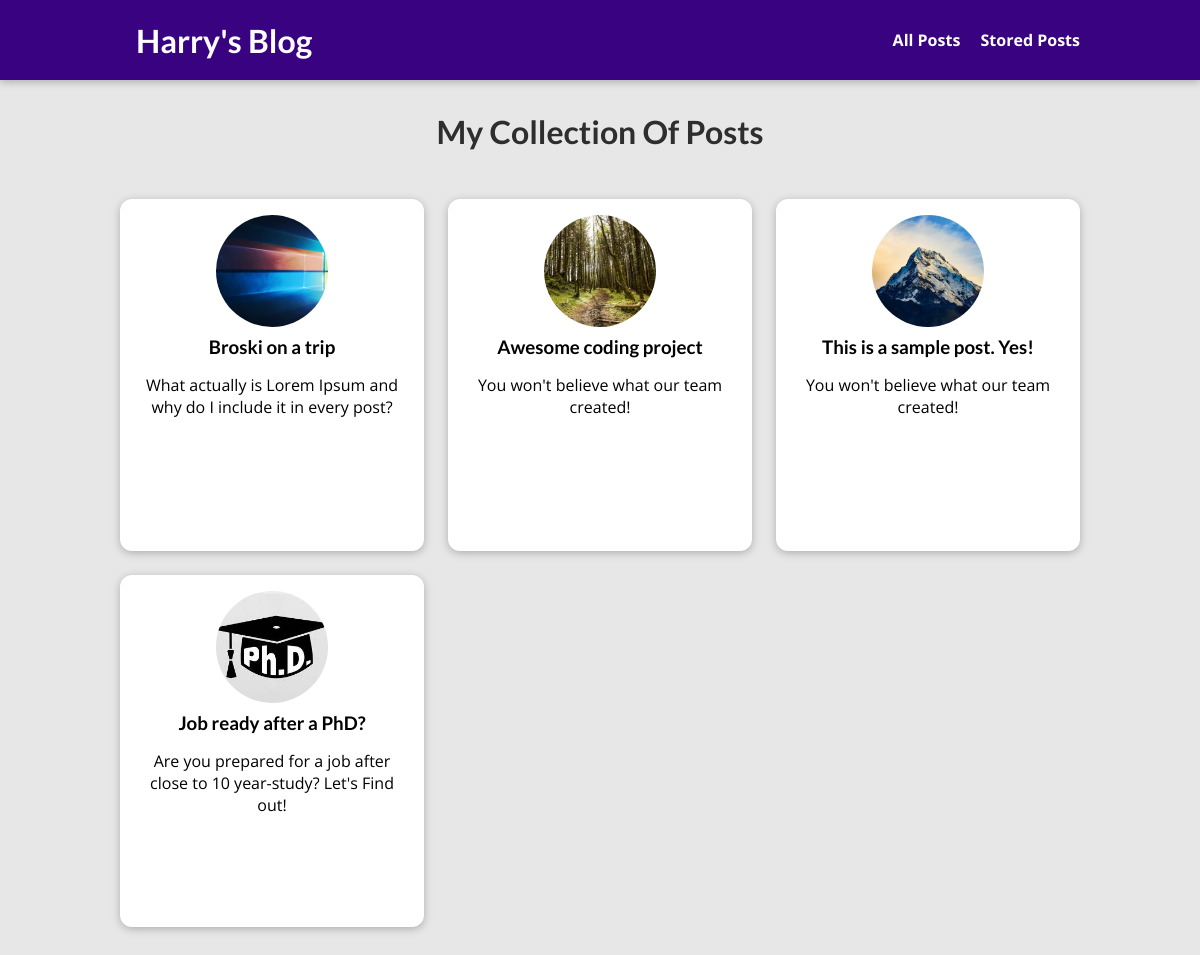
The page /posts on the database its author committed.
### blog/models.py (models this page shows, shortened)
class Post(models.Model):
    title = models.CharField(max_length=150)
    excerpt = models.CharField(max_length=200)
    image = models.ImageField(upload_to="posts", null=True)
    date = models.DateField(auto_now=True, null=True)
    slug = models.SlugField(unique=True, null=True, db_index=True) #added db_index for faster querying
    content = models.TextField(validators=[MinLengthValidator(20)])
    tags = models.ManyToManyField(Tag)
    author = models.ForeignKey("Author", on_delete=models.SET_NULL, null=True, related_name="posts")

### blog/views.py (the view)
# urls.py: path("posts", views.AllPostsView.as_view(), name="posts"),
class AllPostsView(ListView):
    template_name = "blog/all-posts.html"
    model = Post
    ordering = ["-date",]
    context_object_name = "all_posts"

### blog/templates/blog/all-posts.html (shortened to what this page needs)
{% extends 'base.html' %}
{% load static %}
{% block css_files %}
    <link rel="stylesheet" href="{% static "blog/post.css" %}" />
    <link rel="stylesheet" href="{% static "blog/all-posts.css" %}" />
{% endblock %}
{% block content %}
    <section id="all-posts">
        <h2>My Collection Of Posts</h2>
        <ul>
            {% for post in all_posts %}
                {% include "blog/includes/post.html" %}
            {% endfor %}
        </ul>
    </section>
{% endblock %}

### blog/templates/blog/includes/post.html
<li>
    <article class="post">
        <a href="{% url "post-details" post.slug %}">
            <img src="{{ post.image.url }}" alt="{{ post.title }}" />
            <div class="post__content">
                <h3>{{ post.title }}</h3>
                <p>
                    {{ post.excerpt }}
                </p>
            </div>
        </a>
    </article>
</li>

### static/app.css (style rules this page uses)
* { box-sizing: border-box; }
html { font-family: 'Open Sans', 'Lato', sans-serif; }
body { margin: 0; }
h1, h2, h3 { font-family: 'Lato', sans-serif; font-weight: bold; }

### blog/static/blog/post.css (style rules this page uses)
.post { display: flex; flex-direction: column; align-items: center; text-align: center; }
.post a { text-decoration: none; color: black; transition: all 0.2s ease; padding: 1rem; }
.post img { width: 5rem; height: 5rem; object-fit: cover; border-radius: 50%; }
.post h3 { margin: 0.25rem 0; }
.post img { width: 7rem; height: 7rem; }
.post a { height: 22rem; transform-origin: center; box-shadow: 0 2px 8px rgba(0, 0, 0, 0.25); border-radius: 12px; background-color: white; }

### blog/static/blog/all-posts.css (style rules this page uses)
body { background-color: #e7e7e7; }
#all-posts { margin: 7rem auto; width: 90%; max-width: 60rem; }
#all-posts h2 { text-align: center; font-size: 2rem; color: #2e2e2e; margin: 3rem 0; }
ul { list-style: none; margin: 0; padding: 0; display: grid; grid-template-columns: repeat(auto-fill, minmax(17rem, 1fr)); gap: 1.5rem; }

### rows shown on the page
Post: image (picture), title "Broski on a trip", excerpt "What actually is Lorem Ipsum and why do I include it in every post?"
Post: image (picture), title "Awesome coding project", excerpt "You won't believe what our team created!"
Post: image (picture), title "This is a sample post. Yes!", excerpt "You won't believe what our team created!"
Post: image (picture), title "Job ready after a PhD?", excerpt "Are you prepared for a job after close to 10 year-study? Let's Find out!"
